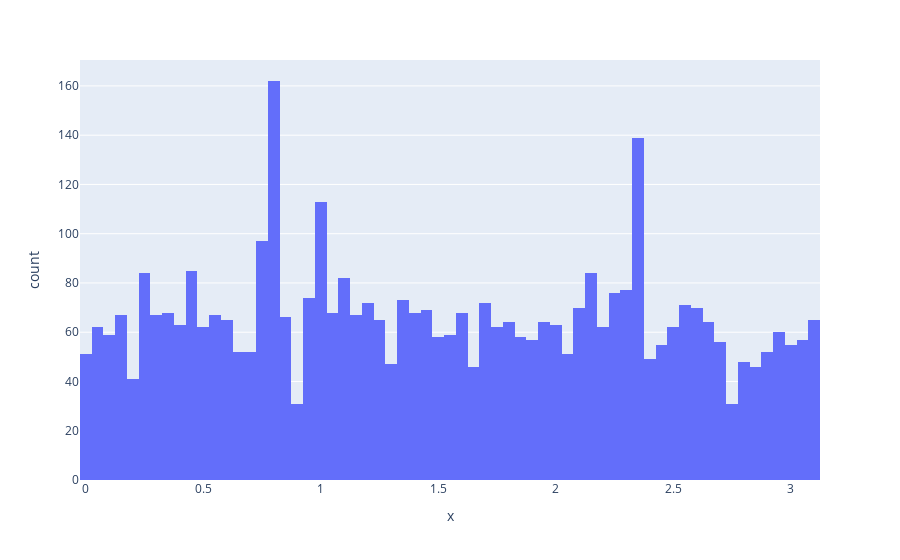

The code cell stored with this chart in its notebook:
### Code cell
px.histogram(x=lines[:, 1], nbins=100).show()

### Figure 1 — Plotly figure (JSON) as saved in the notebook; plotly's stock layout.template omitted (floating-point values rounded to 4 significant figures; data arrays with more than 128 entries replaced by an {"elided": "..."} marker saying what was removed)
{"data": [{"alignmentgroup": "True", "bingroup": "x", "hovertemplate": "x=%{x}<br>count=%{y}<extra></extra>", "legendgroup": "", "marker": {"color": "#636efa", "pattern": {"shape": ""}}, "name": "", "nbinsx": 100, "offsetgroup": "", "orientation": "v", "showlegend": false, "type": "histogram", "x": {"elided": "4170 float values"}, "xaxis": "x", "yaxis": "y"}], "layout": {"barmode": "relative", "legend": {"tracegroupgap": 0}, "margin": {"t": 60}, "xaxis": {"anchor": "y", "domain": [0, 1], "title": {"text": "x"}}, "yaxis": {"anchor": "x", "domain": [0, 1], "title": {"text": "count"}}}}
